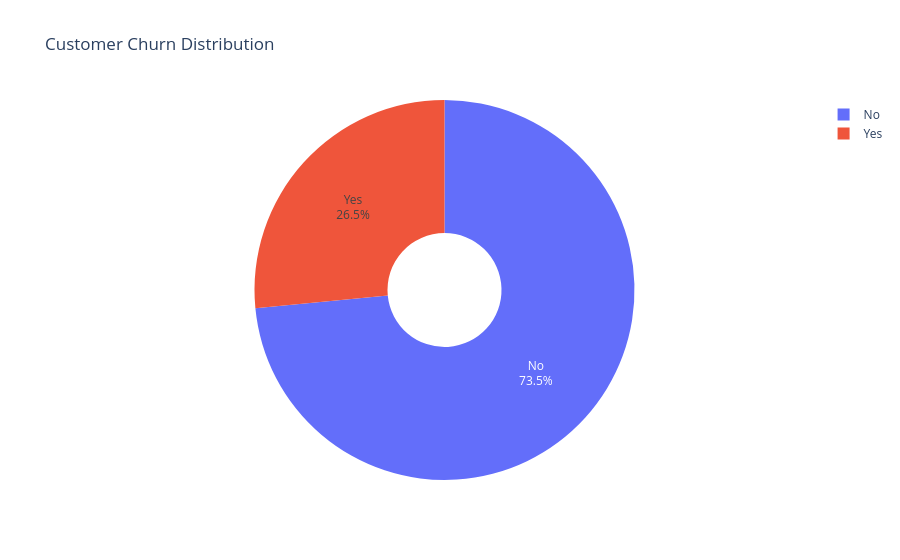

This figure's notebook cell:
### Code cell
import plotly.express as px

# Count churn values
churn_counts = df['Churn'].value_counts().reset_index()
churn_counts.columns = ['Churn', 'Count']

# Create pie chart
fig = px.pie(
    churn_counts,
    names='Churn',
    values='Count',
    title='Customer Churn Distribution',
    hole=0.3  # Makes it donut style (optional)
)

# Show percentage inside chart
fig.update_traces(textinfo='percent+label')

### Figure 1 — Plotly figure (JSON) as saved in the notebook; plotly's stock layout.template omitted (floating-point values rounded to 4 significant figures)
{"data": [{"domain": {"x": [0, 1], "y": [0, 1]}, "hole": 0.3, "hovertemplate": "Churn=%{label}<br>Count=%{value}<extra></extra>", "labels": ["No", "Yes"], "legendgroup": "", "name": "", "showlegend": true, "textinfo": "percent+label", "type": "pie", "values": [5174, 1869]}], "layout": {"legend": {"tracegroupgap": 0}, "title": {"text": "Customer Churn Distribution"}}}
